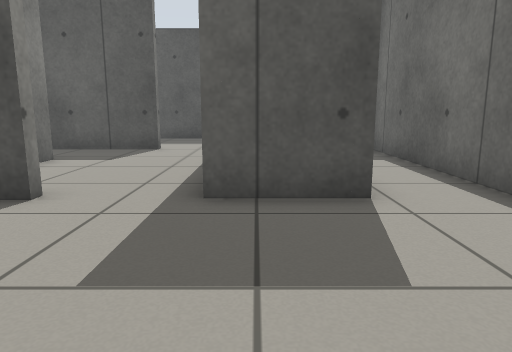
View 1 (above)

18 first-person views from a walk through a world built for the Gazebo simulator. The camera is 0.64 m above the floor, tilts 10° down and sees 70° across. The floor is counted in squares, 0.5 m on a side. Each view is taken from the middle of a square. On the plan, view 1 faces up. The plan holds only what a view shows up to about 15 squares ahead; the rest is blank.

View 2
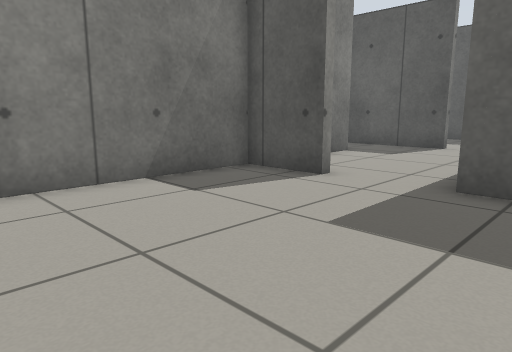

View 3
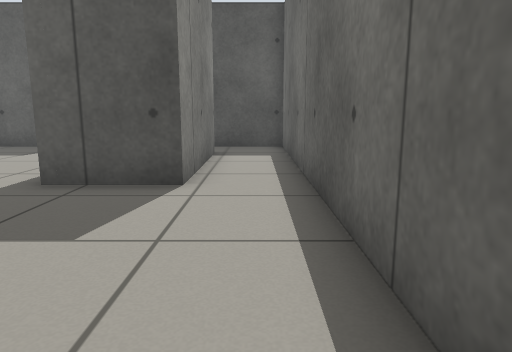

View 4
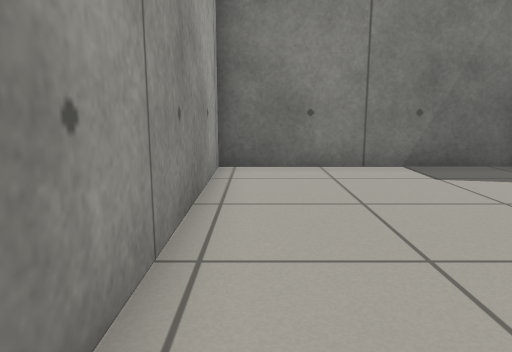

View 5
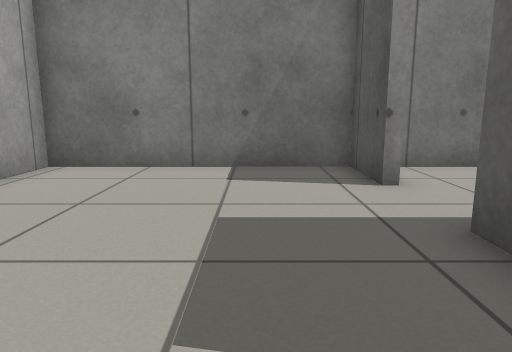

View 6
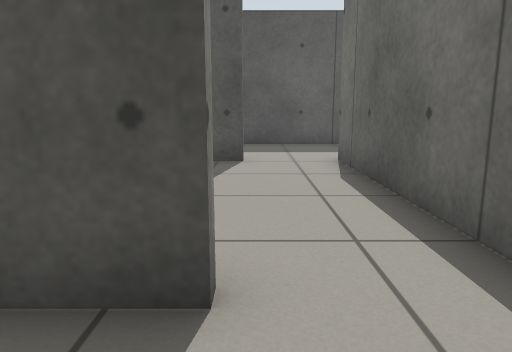

View 7
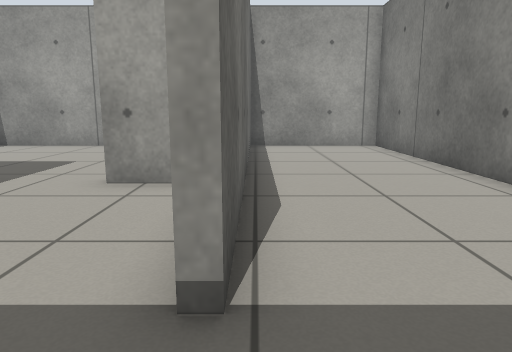

View 8
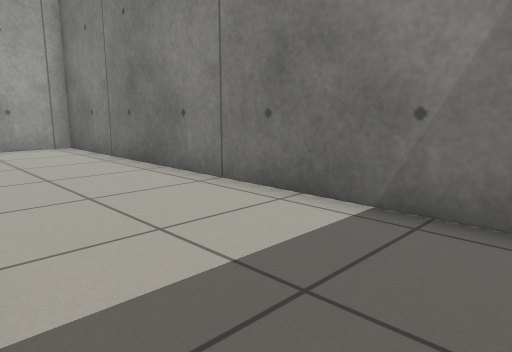

View 9
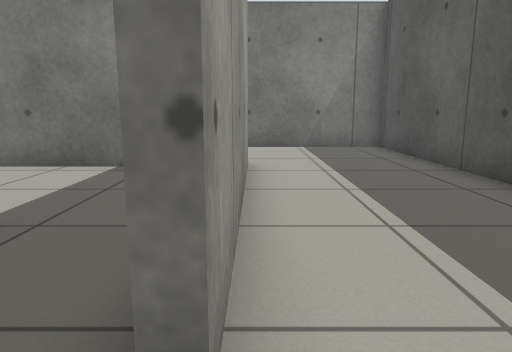

View 10
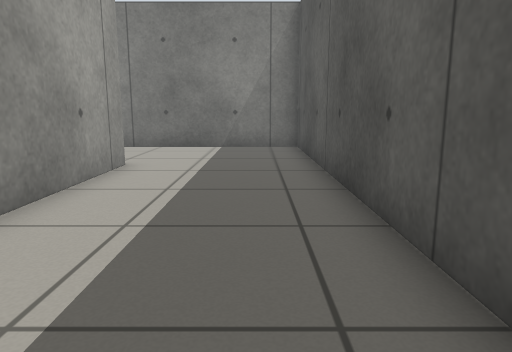

View 11
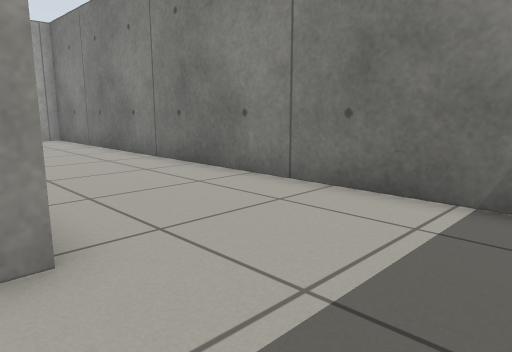

View 12
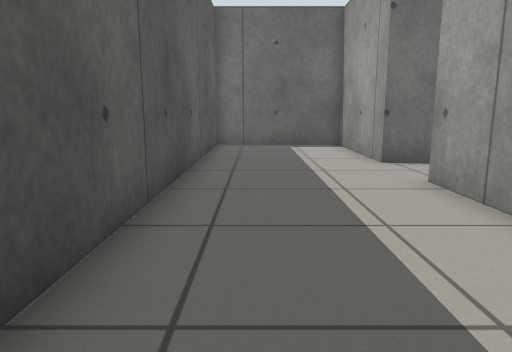

View 13
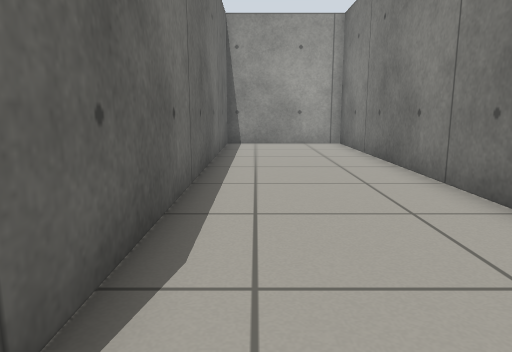

View 14
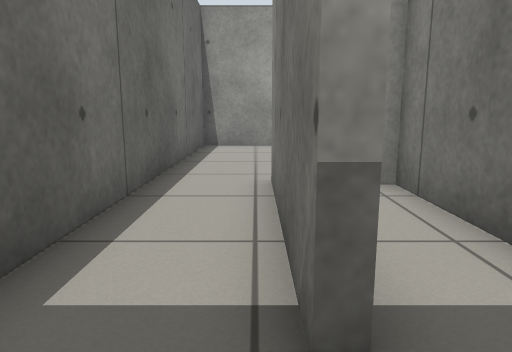

View 15
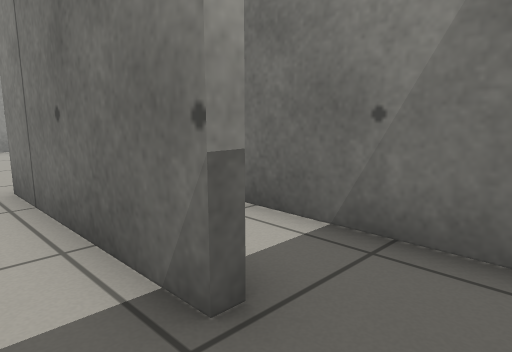

View 16
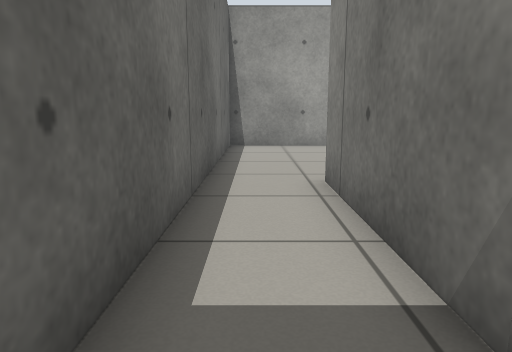

View 17
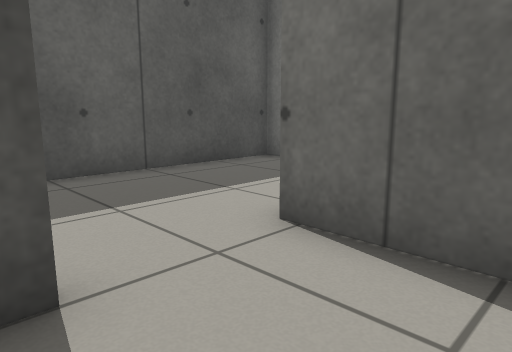

View 18
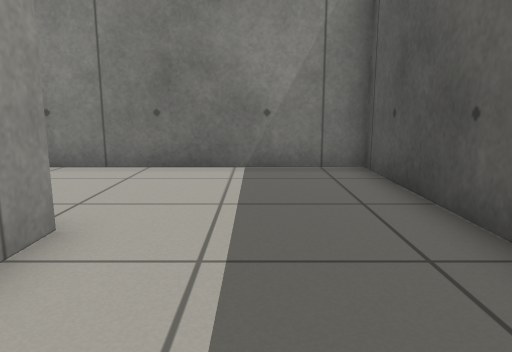

### Floor plan
Points are (right, up) in squares from view 1. A wall is a line through its corners. A room is listed if a view was taken in it or the views show most of it. See-through windows are left out.
Room 1 (views 1, 2, 3, 4, 5, 6, 14, 15, 16)
walls: (-3.3, 5.2) (-5.5, 5.2) (-5.5, -1.9) (4, -1.9) (4, 12.5) (1.4, 12.5); (1.7, 10.4) (1.7, 5.2) (-0.9, 5.2)
ways out: opening at (-2.5, 5) to room 4; opening at (1, 11.5) to room 5
Room 2 (views 7, 8)
walls: (-10.5, 11.4) (-10.5, -1.9) (-5.7, -1.9); (-5.4, 12.5) (-7.1, 12.5); (-5.8, -1.4) (-5.8, 9.9) (-5.5, 9.9)
ways out: opening at (-6, 11) to room 4
Room 3 (views 9, 10, 11, 12, 13, 18)
walls: (-10.9, 12.8) (-3.2, 12.8); (-0.8, 12.8) (4, 12.8) (4, 17.5) (-15.4, 17.5) (-15.4, -1.9) (-10.8, -1.9) (-10.8, 11.5)
ways out: opening at (-2.5, 13) to room 4
Room 4 (view 17)
walls: (-5.5, 9.9) (-5.5, 6.4); (-3.2, 12.5) (-5.4, 12.5); (-0.8, 6) (-0.8, 12.8); (-4.5, 5.5) (-3.3, 5.5) (-3.3, 5.2)
ways out: opening at (-2.5, 5) to room 1; opening at (-6, 11) to room 2; opening at (-2.5, 13) to room 3
Room 5 (no view inside)
walls: (-0.5, 11.5) (-0.5, 5.5)
ways out: opening at (1, 11.5) to room 1

Where each view was taken, in squares from view 1:
view 1: 0 up, 0 right, facing up
view 2: 1 down, 1 right, facing up-left
view 3: 1 down, 3 right, facing up
view 4: 1 down, 3 right, facing left
view 5: 3 up, 3 right, facing left
view 6: 3 up, 3 left, facing up
view 7: 12 up, 6 left, facing down
view 8: 12 up, 6 left, facing down-left
view 9: 13 up, 2 left, facing left
view 10: 16 up, 2 left, facing left
view 11: 16 up, 10 left, facing down-left
view 12: 16 up, 10 left, facing right
view 13: 13 up, 12 left, facing down
view 14: 12 up, 2 right, facing down
view 15: 12 up, 3 right, facing down-left
view 16: 12 up, 3 right, facing down
view 17: 10 up, 4 left, facing up-right
view 18: 15 up, 7 left, facing left
